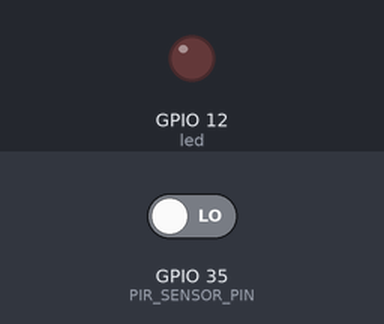
The sketch below on a simulated ESP32. On the bench: output pins drawn as LEDs (lit = HIGH). Inputs (shaded band) come from the test bench; at power-on: GPIO 35 (PIR_SENSOR_PIN) LOW. WiFi joins after 1.5 s; servers stay silent unless stated; no MQTT or app messages arrive unless stated; what the sketch prints to the serial monitor is not drawn.

Above: at 2.7 s.
2.8 s: GPIO 35 (PIR_SENSOR_PIN) driven HIGH
At 3.8 s:
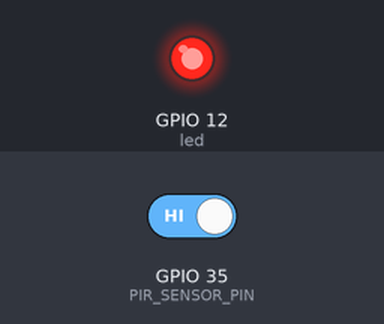
7.3 s: GPIO 35 (PIR_SENSOR_PIN) driven LOW
At 7.9 s:
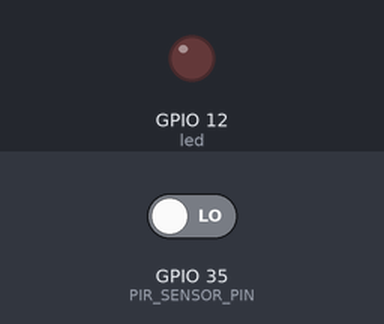
Timing chart, 0 to 10.3 s (numbered marks = the images above; inputs shaded):
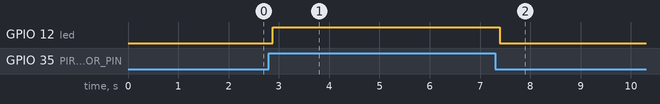

Measured:
- after the input at 2.8 s, GPIO 12 (led): LOW → HIGH after 0.08 s
- after the input at 7.3 s, GPIO 12 (led): HIGH → LOW after 0.10 s

The sketch:

sketch.ino
```cpp
#include <WiFi.h>
#include <WiFiClient.h>
#include <PubSubClient.h>


///########### configuração do wifi
#define WIFI_SSID "Wokwi-GUEST"
#define WIFI_PASSWORD ""
// Defining the WiFi channel speeds up the connection:
#define WIFI_CHANNEL 1
int status = WL_IDLE_STATUS;


//########## configuração do MQTT
const char* mqtt_server = "test.mosquitto.org";// MQTT broker
char* my_topic_SUB = "FIT/SUB";// the chosen topic
char* my_topic_PUB = "FIT/PUB";// the chosen topic


/////##### configuração do wifi e MQTT
WiFiClient espClient;
PubSubClient client(espClient);


/////###configuração do tempo de leitura
int contador = 1;
char mensagem[30];
 unsigned long lastMillis = 0;


int PIR_SENSOR_PIN = 35; // Pino do sensor PIR (análogo)
int PIR_SENSOR_STATUS = 0; // Variável para armazenar o status do sensor
int previousStatus = -1; // Variável para armazenar o status anterior do sensor
unsigned long lastChangeTime = 0; // Variável para armazenar o tempo da última alteração


int led = 12;


void setup() {
  // put your setup code here, to run once:
  Serial.begin(115200);
  Serial.println("Hello, ESP32!");
  pinMode(PIR_SENSOR_PIN, INPUT);
  pinMode(led , OUTPUT);
  conectawifi();


  client.setServer(mqtt_server, 1883); // Set the MQTT broker server and port
  client.setCallback(callback); // Set the callback function for incoming MQTT messages


}


void loop() {


 int movimento = Sensor_movimento();
  // put your main code here, to run repeatedly:
  delay(10); // this speeds up the simulation


  // Check  MQTT connection and process incoming messages
  if (!client.connected()) {
    reconnect();
  }
  client.loop();
 delay(100); // Add a delay to avoid flooding the MQTT broker with messages

 //Aguarda 15 segundos para enviar uma nova mensagem
   if (millis() - lastMillis > 15000) {
    lastMillis = millis();

              sprintf(mensagem, "%d", movimento);
                //sprintf(mensagem, "MQTT ESP32 - Mensagem no. %d", contador);
              Serial.print("Mensagem enviada: ");
              Serial.println(mensagem);
            //Envia a mensagem ao broker
              client.publish(my_topic_PUB, mensagem);
              Serial.print(contador);
              Serial.println("-Mensagem enviada com sucesso...");

              //Incrementa o contador
              contador++;
   }
}


int Sensor_movimento()
{


 PIR_SENSOR_STATUS = digitalRead(PIR_SENSOR_PIN); //ler o sinal da porta 35

    // Verifica se houve uma alteração no valor do sensor
    if (PIR_SENSOR_STATUS != previousStatus) {
      // Atualiza o valor anterior
      previousStatus = PIR_SENSOR_STATUS;


              if(PIR_SENSOR_STATUS != 0 )
              {
                Serial.println("Movimento detectado");
                digitalWrite(led, HIGH);
              }
              else{
                Serial.println("Sem movimento");
                digitalWrite(led, LOW);
              }
    }


  return previousStatus;
}


void conectawifi()
  {
    WiFi.begin(WIFI_SSID, WIFI_PASSWORD, WIFI_CHANNEL);
  Serial.print("Conectando ao WiFi ");
  Serial.print(WIFI_SSID);
  // Wait for connection
  while (WiFi.status() != WL_CONNECTED) {
    delay(100);
    Serial.print(".");
     //WiFi.begin(WIFI_SSID, WIFI_PASSWORD, WIFI_CHANNEL);
     //delay(1000);
  }
  Serial.println(" Conectado!");


  Serial.print("IP address: ");
  Serial.println(WiFi.localIP());
  }


 // Process incoming MQTT message and control the servo motor
void callback(char* topic, byte* payload, unsigned int length) {
  String string;
  Serial.print("Chegou a mensagem [");
  Serial.print(topic);
  Serial.print("] ");
  for (int i = 0; i < length; i++) {
     string+=((char)payload[i]);
  }
  Serial.print(string);

}


// Attempt to reconnect to the MQTT broker if the connection is lost
void reconnect() {
  while (!client.connected()) {
    Serial.print("Tentando conectar ao MQTT ...");
    if (client.connect("ESPClient")) {
      Serial.println("Conectado");
      client.subscribe(my_topic_SUB);
    } else {
      Serial.print("falhou, rc=");
      Serial.print(client.state());
      Serial.println(" Tente novamente em 5 segundos");


  }
  }
}
```
